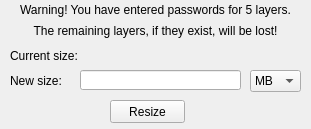
<?xml version="1.0" encoding="UTF-8"?>
<ui version="4.0">
 <class>ResizeContainerWindow</class>
 <widget class="QWidget" name="ResizeContainerWindow">
  <property name="geometry">
   <rect>
    <x>0</x>
    <y>0</y>
    <width>311</width>
    <height>129</height>
   </rect>
  </property>
  <property name="windowTitle">
   <string>FractalCrypt</string>
  </property>
  <property name="windowIcon">
   <iconset resource="resources.qrc">
    <normaloff>:/img/logo.png</normaloff>:/img/logo.png</iconset>
  </property>
  <widget class="QLineEdit" name="sizeLineEdit">
   <property name="geometry">
    <rect>
     <x>80</x>
     <y>70</y>
     <width>161</width>
     <height>20</height>
    </rect>
   </property>
   <property name="text">
    <string/>
   </property>
  </widget>
  <widget class="QLabel" name="sizeLabel">
   <property name="geometry">
    <rect>
     <x>10</x>
     <y>70</y>
     <width>51</width>
     <height>21</height>
    </rect>
   </property>
   <property name="text">
    <string>New size:</string>
   </property>
  </widget>
  <widget class="QComboBox" name="comboBox">
   <property name="geometry">
    <rect>
     <x>250</x>
     <y>70</y>
     <width>51</width>
     <height>22</height>
    </rect>
   </property>
   <property name="currentIndex">
    <number>1</number>
   </property>
   <item>
    <property name="text">
     <string>KB</string>
    </property>
   </item>
   <item>
    <property name="text">
     <string>MB</string>
    </property>
   </item>
   <item>
    <property name="text">
     <string>GB</string>
    </property>
   </item>
  </widget>
  <widget class="QPushButton" name="resizeButton">
   <property name="geometry">
    <rect>
     <x>110</x>
     <y>100</y>
     <width>75</width>
     <height>23</height>
    </rect>
   </property>
   <property name="text">
    <string>Resize</string>
   </property>
  </widget>
  <widget class="QLabel" name="currentSizeLabel">
   <property name="geometry">
    <rect>
     <x>10</x>
     <y>40</y>
     <width>291</width>
     <height>31</height>
    </rect>
   </property>
   <property name="text">
    <string>Current size:</string>
   </property>
  </widget>
  <widget class="QLabel" name="warningLabel">
   <property name="geometry">
    <rect>
     <x>10</x>
     <y>-1</y>
     <width>291</width>
     <height>21</height>
    </rect>
   </property>
   <property name="text">
    <string>Warning! You have entered passwords for 5 layers.</string>
   </property>
   <property name="alignment">
    <set>Qt::AlignCenter</set>
   </property>
  </widget>
  <widget class="QLabel" name="warningLabel2">
   <property name="geometry">
    <rect>
     <x>10</x>
     <y>20</y>
     <width>291</width>
     <height>21</height>
    </rect>
   </property>
   <property name="text">
    <string>The remaining layers, if they exist, will be lost!</string>
   </property>
   <property name="alignment">
    <set>Qt::AlignCenter</set>
   </property>
  </widget>
 </widget>
 <resources>
  <include location="resources.qrc"/>
 </resources>
 <connections/>
</ui>
